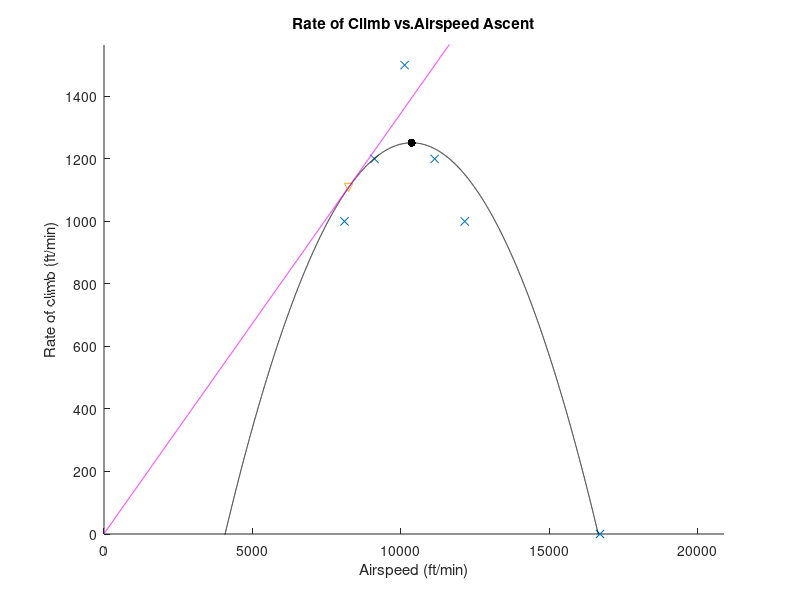

Here is the MATLAB script that generated this plot:
clear; clc;
% Script to plot the Rate of Climb vs. Airspeed


% ------------------------Input Data------------------------
% Rate of Climb data, these values were given to us by the TA, 
% since ours were off. Given in Ft/min
RC = [1000, 1200, 1500, 1200, 1000, 0];
%RealRC = [1200, 900, 1100, 1200, 1000, 0];

% Airspeed data, Convert to Ft/min
KnotsToFtPerMinute = 101.268591;
Airspeed = [120, 110, 100, 90, 80, 165]*KnotsToFtPerMinute;
% ----------------------------------------------------------



% Setup
A              = fliplr(polyfit(Airspeed,RC,2));% Polyfit data to parabola
vmin           = min(Airspeed);
vmax           = max(Airspeed);
V              = 0:1:vmax;                 % Break data into finer segments
hdot           = A(1) + A(2).*V + A(3).*V.^2;        % hdot for every speed
vStar          = -A(2) / (2*A(3));
hdotmax        = A(1) + A(2).*vStar + A(3).*vStar.^2;
vStar2         = sqrt(A(1) / A(3));
hdotFAmax      = A(1) + A(2)*vStar2 + A(3)*vStar2^2;
hdotDivV       = A(1)/vStar2 + A(2) + A(3)*vStar2;
flightAngleMax = asind(hdotDivV);
x              = 0:1:vmax + vmax/4;
y              = hdotDivV.*x + hdotFAmax/(hdotDivV*vStar2);

fprintf('hdot Max = %g (ft/min) at airspeed = %g (ft/min)\n',hdotmax, vStar);
fprintf('Flight Angle Max = %g degrees at airspeed = %g (ft/min)\n',flightAngleMax, vStar2);

figure;hold on;
    title('Rate of Climb vs.Airspeed Ascent');
    xlabel('Airspeed (ft/min)');
    ylabel('Rate of climb (ft/min)');
    axis([0,vmax + vmax/4,0,hdotmax + hdotmax/4]); % Set Axis
    scatter(Airspeed,RC,'x');                      % Plot Vel and RC points
    scatter(vStar,hdotmax,'k', 'filled');          % Plot Max RC point
    scatter(vStar2,hdotFAmax,'v');                 % Plot Max Flight Angle
    plot(V,hdot,'k');                              % Plot V and hdot
    plot(x,y,'m');                                 % Plot Flight Angle line
hold off;
